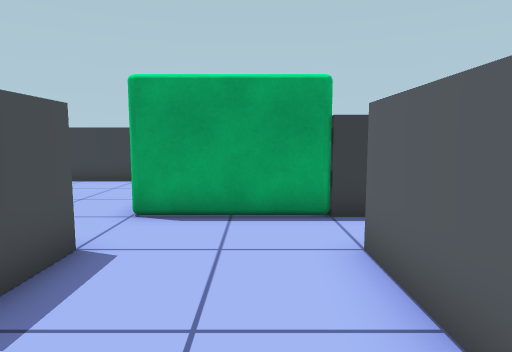
View 1 (above)

16 first-person views from a walk through a Unity game level. The camera is 1.5 m above the floor, tilts 6° down and sees 75° across. The floor is counted in squares, 1 m on a side. Each view is taken from the middle of a square. On the plan, view 1 faces up. The plan holds only what a view shows up to about 15 squares ahead; the rest is blank. The place goes on beyond the plan.

View 2
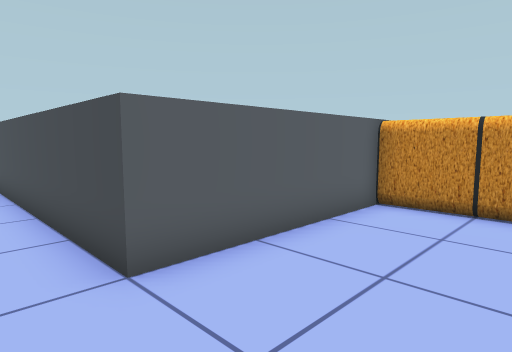

View 3
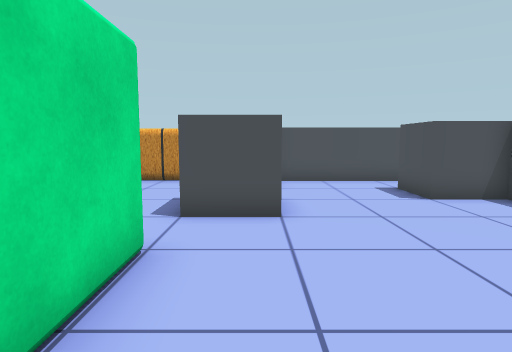

View 4
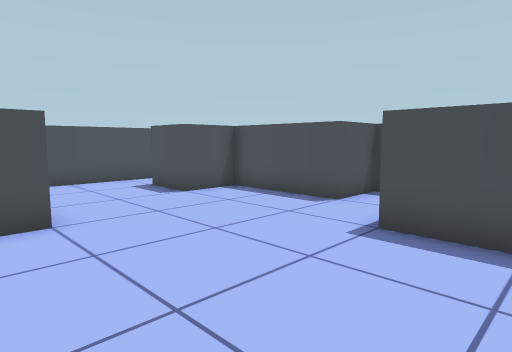

View 5
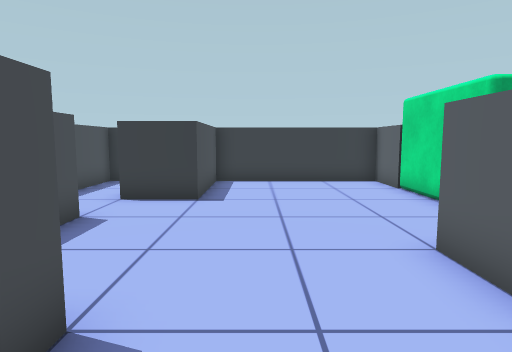

View 6
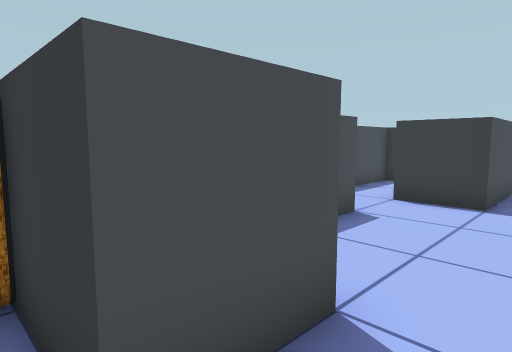

View 7
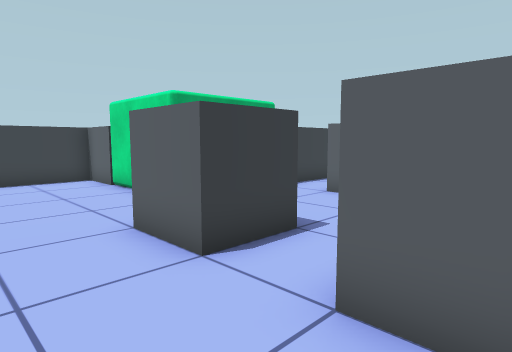

View 8
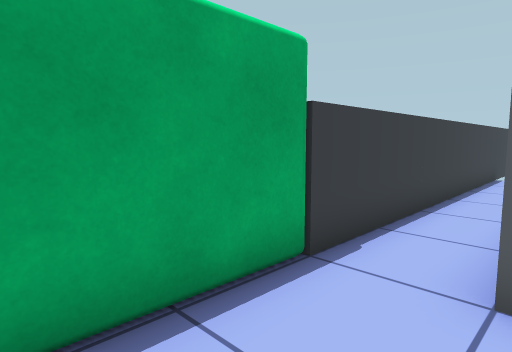

View 9
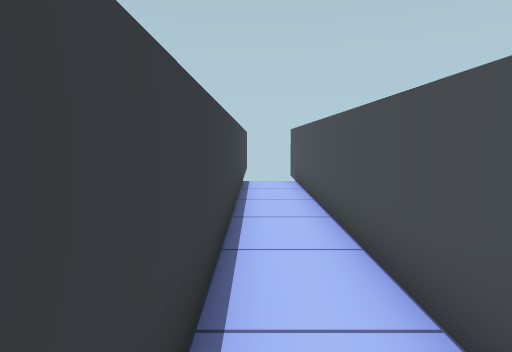

View 10
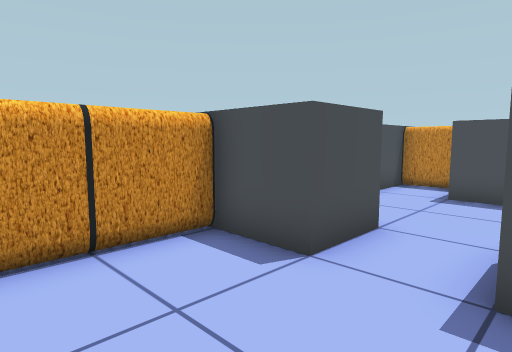

View 11
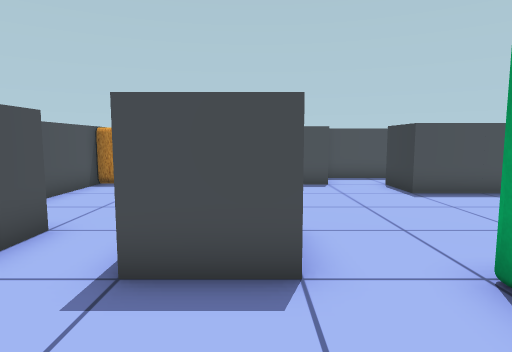

View 12
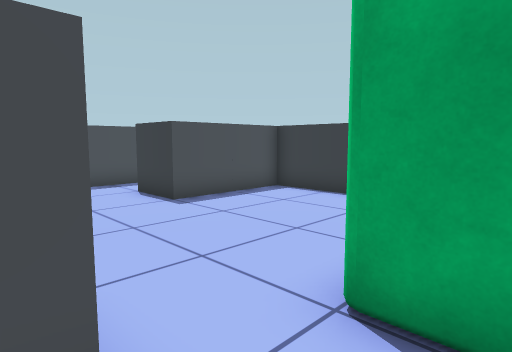

View 13
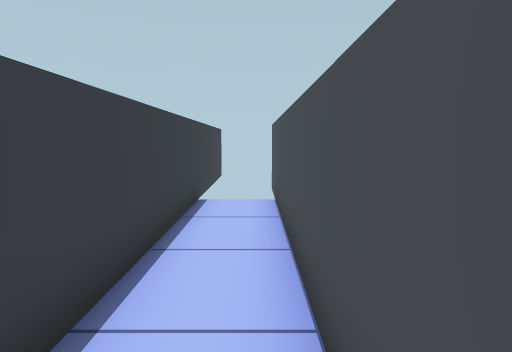

View 14
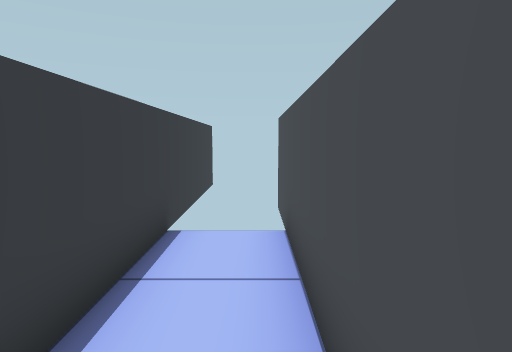

View 15
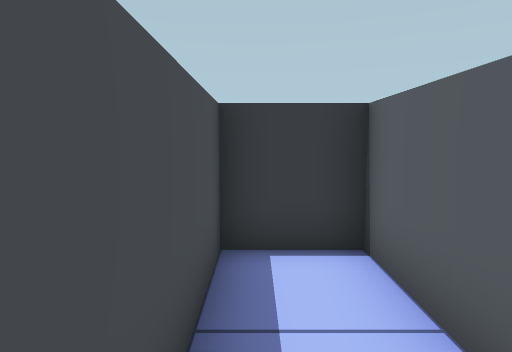

View 16
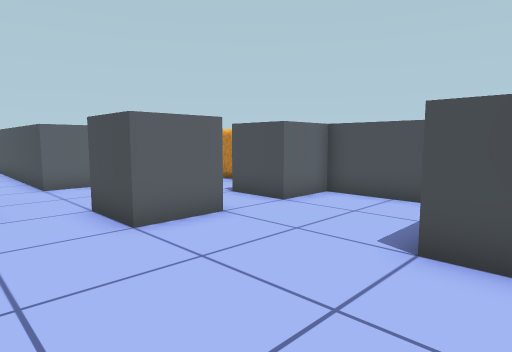

### Floor plan
Key: @ floor where view 1 was taken; # wall or solid block; . floor; O other object.
Columns run from 13 left of view 1 to 14 right of it. Each row starts with its distance up from view 1.
 13 ############
 12 #..##......#
 11 #..##......#
 10 #..##......O
  9 #..##......O
  8 #..........O
  7 #..........OOOO#############
  6 ###........................
  5   #........................
  4   #......##....#############
  3   #......##....#
  2   ###..........#
  1   ###..........#
  0  OO......##..@.#
 -1  OO......##....#
 -2   #########OOOO#
 -3            OOOO

Positions as (right, up) in squares from view 1, and headings:
1: (0, 0), facing up
2: (-2, 6), facing down-right
3: (-4, 11), facing down
4: (-3, 11), facing down-left
5: (-7, 0), facing up
6: (-7, 0), facing up-left
7: (-7, -1), facing up-right
8: (-2, 4), facing up-right
9: (1, 6), facing right
10: (1, 3), facing down-left
11: (1, 4), facing left
12: (-1, 4), facing up-left
13: (5, 5), facing right
14: (8, 5), facing right
15: (-12, 8), facing up
16: (-10, 7), facing down-right
